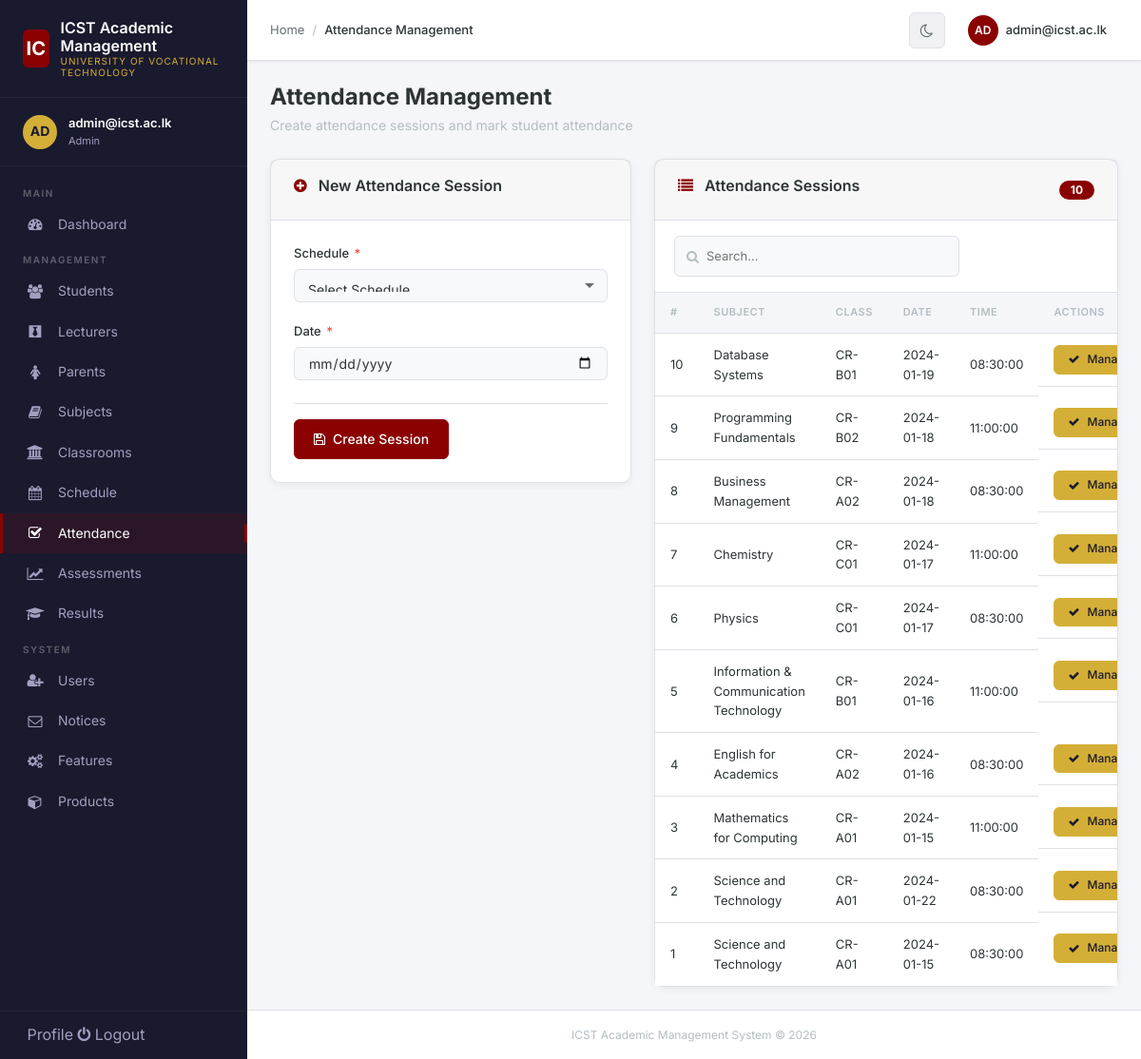
Screenshot of /attendance.php (signed in) with the database file from the repository.
### tables this page shows
CREATE TABLE `attendance` (
  `aid` int(10) NOT NULL AUTO_INCREMENT,
  `sid` int(11) DEFAULT NULL,
  `date` date NOT NULL,
  PRIMARY KEY (`aid`),
  KEY `attendance_schedule_fk` (`sid`),
  CONSTRAINT `attendance_schedule_fk` FOREIGN KEY (`sid`) REFERENCES `schedule` (`id`) ON DELETE CASCADE ON UPDATE CASCADE
);

CREATE TABLE `subject` (
  `sid` varchar(50) NOT NULL,
  `title` varchar(200) NOT NULL,
  `description` varchar(1000) DEFAULT NULL,
  PRIMARY KEY (`sid`)
);

CREATE TABLE `schedule` (
  `id` int(11) NOT NULL AUTO_INCREMENT,
  `subject` varchar(50) DEFAULT NULL,
  `teacher` varchar(50) DEFAULT NULL,
  `day` varchar(20) DEFAULT NULL,
  `stime` time DEFAULT NULL,
  `class` varchar(50) DEFAULT NULL,
  `etime` time DEFAULT NULL,
  PRIMARY KEY (`id`),
  KEY `schedule_subject_fk` (`subject`),
  KEY `schedule_teacher_fk` (`teacher`),
  KEY `schedule_classroom_fk` (`class`),
  CONSTRAINT `schedule_subject_fk` FOREIGN KEY (`subject`) REFERENCES `subject` (`sid`) ON DELETE SET NULL ON UPDATE CASCADE,
  CONSTRAINT `schedule_teacher_fk` FOREIGN KEY (`teacher`) REFERENCES `teacher` (`tid`) ON DELETE SET NULL ON UPDATE CASCADE,
  CONSTRAINT `schedule_classroom_fk` FOREIGN KEY (`class`) REFERENCES `classroom` (`hno`) ON DELETE SET NULL ON UPDATE CASCADE
);

### includes/config.php (called while the page is built, shortened)
<?php
$servername = "localhost";
$username = "root";
$password = "";
$dbname = "student-management-system";
try {
    $pdo = new PDO("mysql:host=$servername;dbname=$dbname;charset=utf8mb4", $username, $password, [
        PDO::ATTR_ERRMODE => PDO::ERRMODE_EXCEPTION,
        PDO::ATTR_DEFAULT_FETCH_MODE => PDO::FETCH_ASSOC,
        PDO::ATTR_EMULATE_PREPARES => false,
    ]);
} catch (PDOException $e) {
    die("Connection failed: " . $e->getMessage());
}
function db_query($sql, $params = []) {
    global $pdo;
    $stmt = $pdo->prepare($sql);
    $stmt->execute($params);
    return $stmt;
}
function db_fetch_all($sql, $params = []) {
    $stmt = db_query($sql, $params);
    return $stmt->fetchAll();
}
?>

### attendance.php (the view, shortened to what this page needs)
<?php
session_start(); include_once 'includes/config.php';
$attendances=db_fetch_all("SELECT a.*, s.subject, s.class, s.stime, sub.title as sub_title FROM attendance a LEFT JOIN schedule s ON a.sid=s.id LEFT JOIN subject sub ON s.subject=sub.sid ORDER BY a.aid DESC");
?>
<!DOCTYPE html><html lang="en" data-theme="light"><head>
<?php include_once 'includes/header.php';?></head><body>
<div class="app-layout"><?php include_once 'includes/sidebar.php';?>
<div class="main-content"><?php include_once 'includes/nav-menu.php';?>
<div class="page-content fade-in">
<div class="page-header"><h1 data-page-title>Attendance Management</h1><p>Create attendance sessions and mark student attendance</p></div>
<div class="two-column">
<div class="card"><div class="card-header"><h3><i class="fa fa-plus-circle" style="color:var(--icst-red);margin-right:8px"></i> New Attendance Session</h3></div>
<div class="card-body"><form method="post" class="needs-validation" novalidate>
<div class="form-group"><label>Schedule <span class="required">*</span></label><select name="schedule" class="form-control" required><option value="">Select Schedule</option></select></div>
<div class="form-group"><label>Date <span class="required">*</span></label><input name="date" type="date" class="form-control" required><div class="form-error"></div></div>
<div class="form-actions"><button type="submit" name="submit" value="submit" class="btn btn-primary"><i class="fa fa-save"></i> Create Session</button></div></form></div></div>
<div class="card"><div class="card-header"><h3><i class="fa fa-list" style="color:var(--icst-red);margin-right:8px"></i> Attendance Sessions</h3><span class="badge" style="background:var(--icst-red);color:white;padding:4px 12px;border-radius:10px"><?=count($attendances)?></span></div>
<div class="card-body" style="padding:0"><div class="table-toolbar"><div class="search-box"><i class="fa fa-search"></i><input type="text" data-table-search="attTable" placeholder="Search..."></div></div>
<div class="table-container" style="border:none;border-radius:0">
<div class="desktop-table"><table id="attTable"><thead><tr><th>#</th><th>Subject</th><th>Class</th><th>Date</th><th>Time</th><th>Actions</th></tr></thead>
<tbody><?php if(count($attendances)>0):?><?php foreach($attendances as $r):?><tr><td><?=$r['aid']?></td><td><?=htmlspecialchars($r['sub_title']??$r['subject'])?></td><td><?=htmlspecialchars($r['class'])?></td><td><?=htmlspecialchars($r['date'])?></td><td><?=htmlspecialchars($r['stime'])?></td>
<td class="actions"><a href="attendancelist.php?aid=<?=$r['aid']?>&class=<?=urlencode($r['class'])?>&subject=<?=urlencode($r['subject'])?>&date=<?=urlencode($r['date'])?>&stime=<?=urlencode($r['stime'])?>" class="btn btn-sm btn-gold"><i class="fa fa-check"></i> Manage</a><a href="attendance.php?delete=<?=$r['aid']?>" class="btn btn-sm btn-danger" data-confirm="Delete this attendance session?"><i class="fa fa-trash"></i></a></td></tr><?php endforeach;?><?php else:?><tr><td colspan="6" class="table-empty"><i class="fa fa-check-square-o"></i> No attendance sessions</td></tr><?php endif;?></tbody></table></div>
</div></div></div></div></div>
<footer class="app-footer">ICST Academic Management System &copy; <?=date('Y')?></footer></div></div>
</body></html>

### rows the page displays
attendance: aid "10", subject.title "Database Systems", sid.class "CR-B01", date "2024-01-19", sid.stime "08:30:00"
attendance: aid "9", subject.title "Programming Fundamentals", sid.class "CR-B02", date "2024-01-18", sid.stime "11:00:00"
attendance: aid "8", subject.title "Business Management", sid.class "CR-A02", date "2024-01-18", sid.stime "08:30:00"
attendance: aid "7", subject.title "Chemistry", sid.class "CR-C01", date "2024-01-17", sid.stime "11:00:00"
attendance: aid "6", subject.title "Physics", sid.class "CR-C01", date "2024-01-17", sid.stime "08:30:00"
attendance: aid "5", subject.title "Information & Communication Technology", sid.class "CR-B01", date "2024-01-16", sid.stime "11:00:00"
attendance: aid "4", subject.title "English for Academics", sid.class "CR-A02", date "2024-01-16", sid.stime "08:30:00"
attendance: aid "3", subject.title "Mathematics for Computing", sid.class "CR-A01", date "2024-01-15", sid.stime "11:00:00"
attendance: aid "2", subject.title "Science and Technology", sid.class "CR-A01", date "2024-01-22", sid.stime "08:30:00"
attendance: aid "1", subject.title "Science and Technology", sid.class "CR-A01", date "2024-01-15", sid.stime "08:30:00"

### other values shown
substr($_SESSION['user']??'U',0,2) "AD"
$_SESSION['user'] "admin@icst.ac.lk"
$_SESSION['role'] "Admin"
count($attendances) "10"
